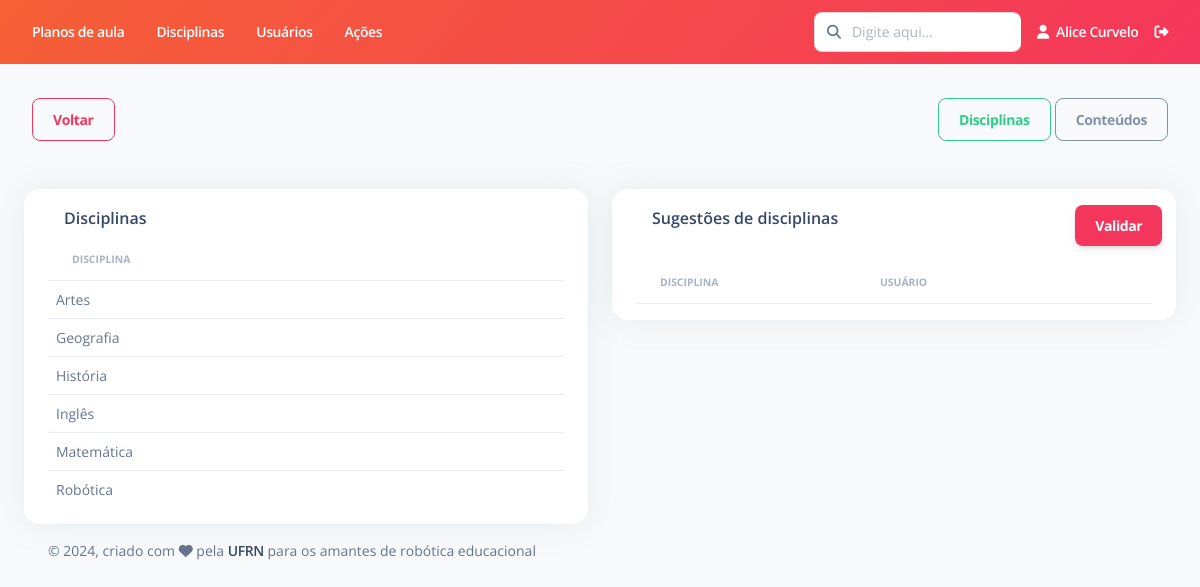
The app's page /disciplina/listar-sugestoes/ (signed in), older data.
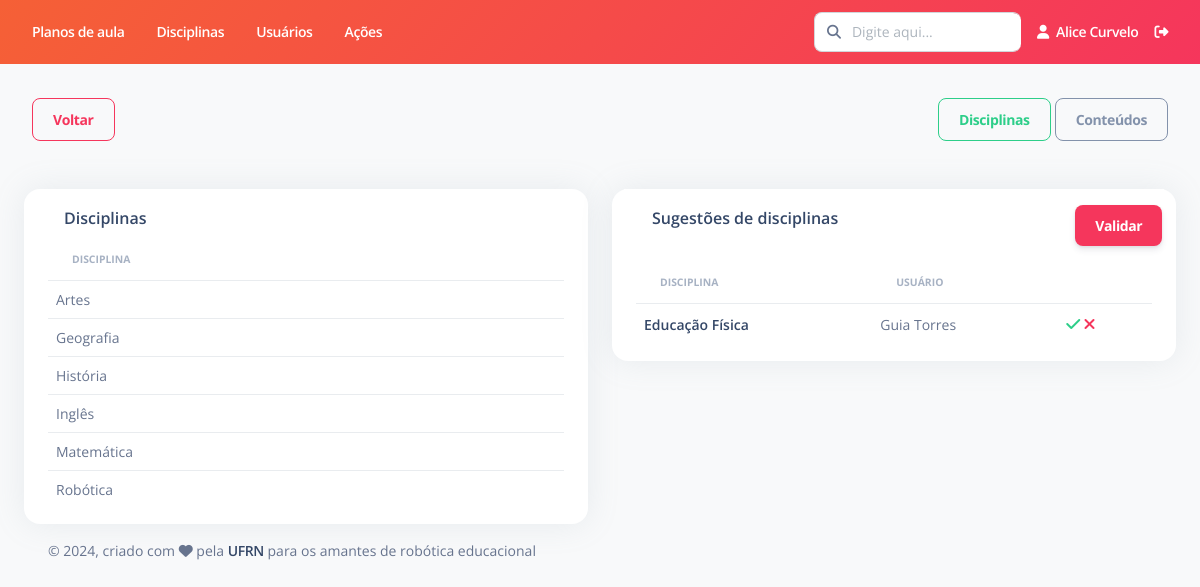
The same page, newer data.
### Disciplina/models.py (models this page shows, shortened)
class Disciplina(models.Model):
    nome = models.CharField(max_length=200, verbose_name="Nome")
    status = models.CharField(max_length=7, choices=STATUS, default='Ativo')
    def __str__(self):
        return self.nome
    class Meta:
        ordering = ['nome']
        verbose_name = "Disciplina"
        verbose_name_plural = "Disciplinas"

class SugestaoDisciplina(models.Model):
    nome = models.CharField(max_length=200, verbose_name="Nome")
    usuario = models.ForeignKey(Usuario, on_delete=models.RESTRICT, null=True, verbose_name="Usuário")
    status = models.CharField(max_length=1, choices=STATUS_SUGESTAO, default='A')
    comentarios = models.TextField(null=True, blank=True, verbose_name="Comentários")
    data = models.DateField(auto_now_add=True, verbose_name="Data de criação", null=True)
    class Meta:
        ordering = ['status']
        verbose_name = "Sugestão de Disciplina"
        verbose_name_plural = "Sugestões de Disciplina"

### Disciplina/views.py (the view)
# urls.py: path('listar-sugestoes/', views.listar_sugestoes, name="listar_sugestoes"),
@login_required
def listar_sugestoes(request):
    if (request.user.is_superuser):
        sugestoes_disciplina = SugestaoDisciplina.objects.filter(status="A")
        sugestoes_conteudo = SugestaoConteudo.objects.filter(status="A")
        disciplinas = Disciplina.objects.filter(status="Ativo")
        conteudos = Conteudo.objects.filter(status="Ativo")
        informacoes = {
            'sugestoes_disciplina': sugestoes_disciplina,
            'sugestoes_conteudo': sugestoes_conteudo,
            'lista_disciplinas': disciplinas,
            'lista_conteudos': conteudos,
        }
        return render(request, "Disciplina/listar_sugestoes.html", informacoes)
    else:
        raise PermissionDenied()

### Usuario/models.py (called while the page is built)
    def __str__(self):
        return self.first_name + " " + self.last_name

### templates/Disciplina/listar_sugestoes.html (shortened to what this page needs)
{% extends "Base/base.html" %}
{% load static %}
{% block conteudo %}
<br>
<div class="d-flex justify-content-between bd-highlight">
    <div class="p-2 bd-highlight">
        <a id="btn_voltar" class="btn btn-outline-danger" href="{% url 'disciplina:listar' %}">Voltar</a>
    </div>
    <div class="p-2 bd-highlight">
        <button id="btn_disciplina" class="btn btn-outline-success" onclick="mostrar_disciplinas()">Disciplinas</button>
        <button id="btn_conteudo" class="btn btn-outline-secondary" onclick="mostrar_conteudos()">Conteúdos</button>
    </div>
</div>
<div id="div_disciplina">
  <div class="row mt-4">
  <div class="col-lg-6 col-md-12 mb-lg-0 mb-4">
    <div class="card container">
      <div class="card-header pb-0 p-3">
        <div class="d-flex justify-content-between">
          <h6 class="mb-2">Disciplinas</h6>
        </div>
      </div>
      <div class="table-responsive">
          <table id="tabela_disciplinas" class="table align-items-center" cellspacing="0">
            <thead>
              <tr>
                <th class="text-uppercase text-secondary text-xxs font-weight-bolder opacity-7">Disciplina</th>
              </tr>
            </thead>
            <tbody>
                {% for disciplina in lista_disciplinas %}
                    <tr>
                        <td><p class="text-sm mb-0">{{disciplina.nome}}</p></td>
                    </tr>
                {% endfor %}
            </tbody>
          </table>
      </div>
    </div>
  </div>
  <div class="col-lg-6 mb-lg-0 mb-4">
    <div class="card container">
      <form id="form_disciplina">
        <div class="card-header pb-0 p-3 row">
          <div class="col-10">
            <h6 class="mb-0">Sugestões de disciplinas</h6>
          </div>
          <div class="col-2">
            <input type="submit" class="btn btn-danger" value="Validar" />
          </div>
        </div>
        <div class="table-responsive">
          <table id="tabela_sugestao_disciplina" class="table align-items-center" cellspacing="0">
            <thead>
              <tr>
                <th class="text-uppercase text-secondary text-xxs font-weight-bolder opacity-7">Disciplina</th>
                <th class="text-uppercase text-secondary text-xxs font-weight-bolder opacity-7">Usuário</th>
                <th></th>
              </tr>
            </thead>
            <tbody>
                {% for sugestao in sugestoes_disciplina %}
                    <tr>
                        <td><h6 class="mb-0 text-sm">{{sugestao.nome}}</h6></td>
                        <td><p class="text-sm mb-0">{{sugestao.usuario}}</p></td>
                        <td class="align-items-center">
                            <a onclick="aceitar_disciplina({{sugestao.pk}})">
                              <i id="aceitar_disciplina_{{sugestao.pk}}" class="fa fa-check text-success"></i>
                            </a>
                            <a onclick="negar_disciplina({{sugestao.pk}})">
                              <i id="negar_disciplina_{{sugestao.pk}}" class="fa fa-times text-danger"></i>
                            </a>
                        </td>
                    </tr>
                {% endfor %}
            </tbody>
        </table>
      </div>
      </form>
    </div>
  </div>
</div>
</div>
{% endblock %}

Row changes from the older to the newer data that the page shows:
added SugestaoDisciplina: nome "Educação Física", usuario "Guia Torres"
